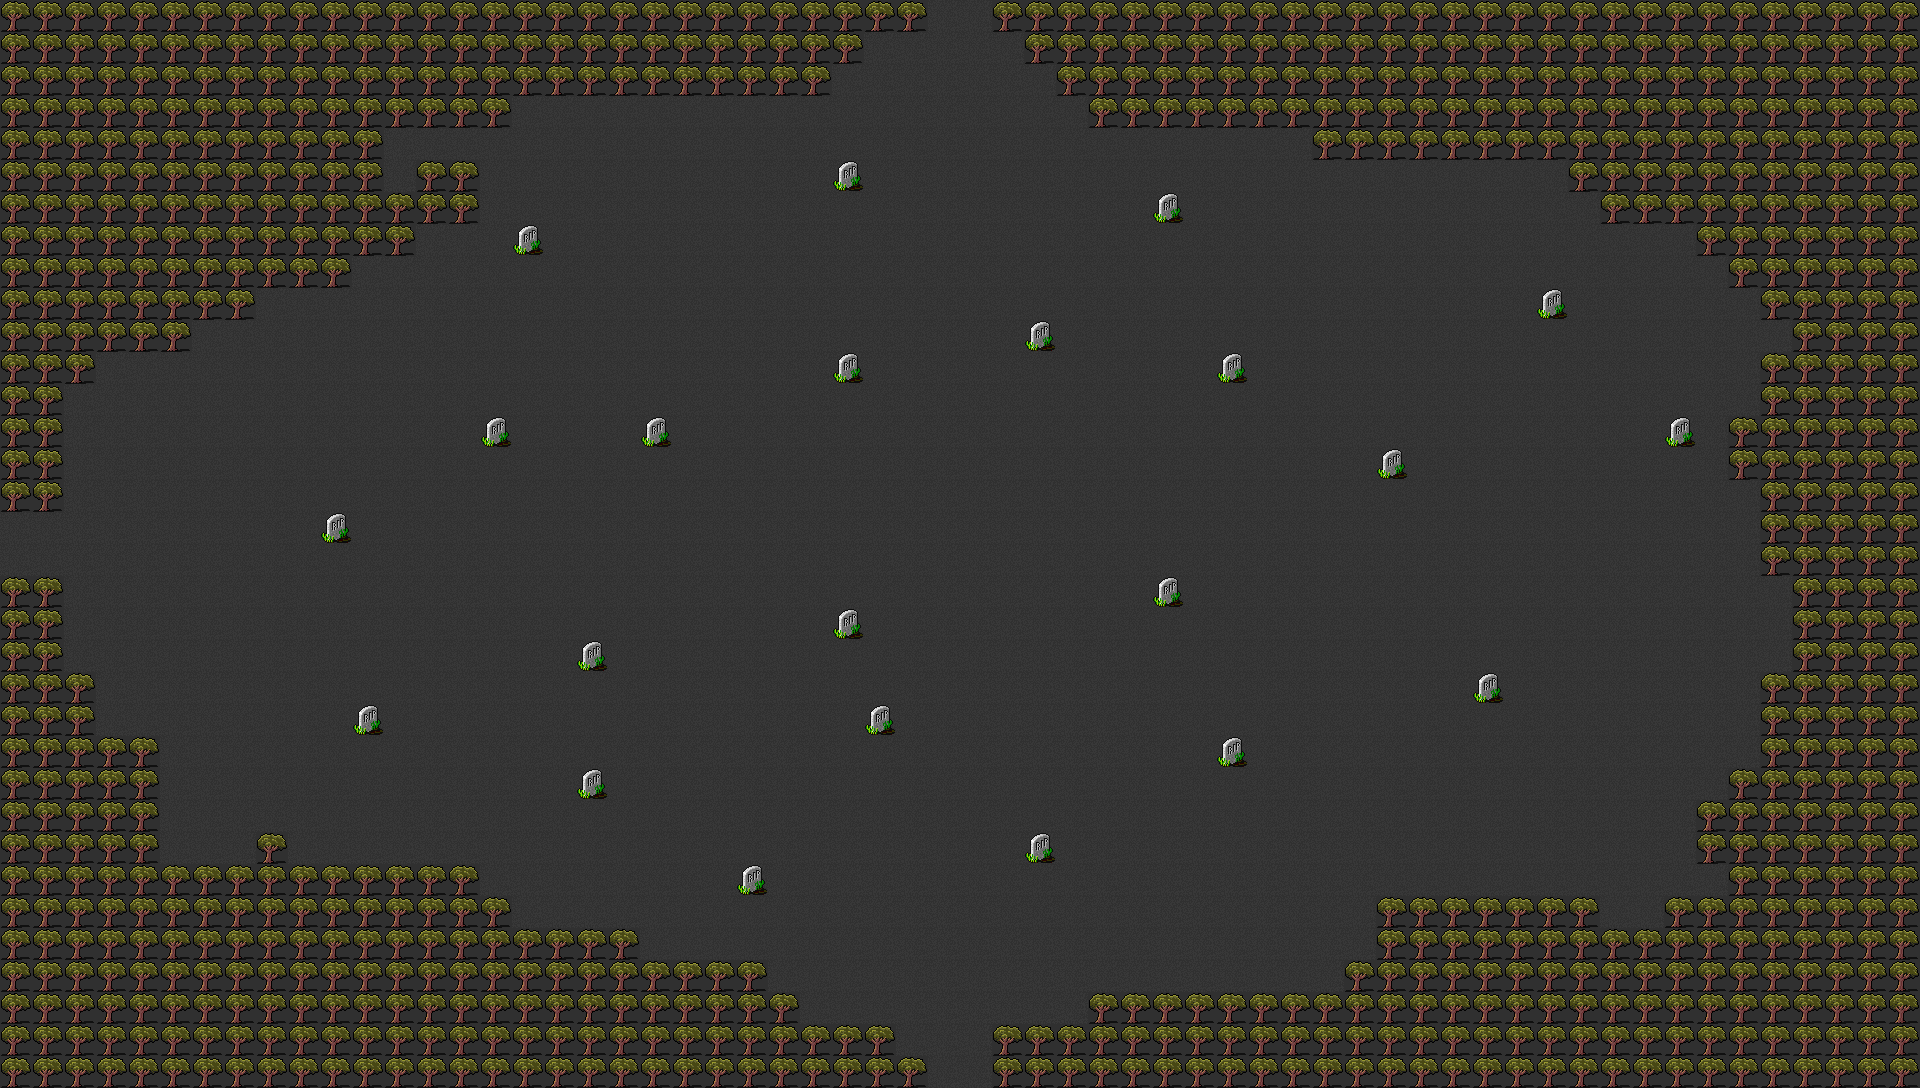

A 2D game scene composited from a Tiled map and its tileset images. What follows is a short description and the map's XML, with each tile layer's data collapsed to a summary:
An orthogonal 60x34 tile map with 32x32 px tiles, 2 tile layers (Base, Decorations), 7 tilesets and 12 objects (12x Enemy).

<map version="1.0" orientation="orthogonal" width="60" height="34" tilewidth="32" tileheight="32">
 <tileset firstgid="1" source="../../tilesets/Dungeon 1.tsx" />
 <tileset firstgid="91" source="../../tilesets/Dungeon 2.tsx" />
 <tileset firstgid="235" source="../../tilesets/Dungeon 3.tsx" />
 <tileset firstgid="352" source="../../tilesets/Dungeon 4.tsx" />
 <tileset firstgid="523" source="../../tilesets/Overworld 1.tsx" />
 <tileset firstgid="651" source="../../tilesets/Overworld 2.tsx" />
 <tileset firstgid="787" source="../../tilesets/Overworld 3.tsx" />
 <layer name="Base" width="60" height="34">
  <data>[2040 cells, 2040 non-empty, 1 distinct tile ids]</data>
 </layer>
 <layer name="Decorations" width="60" height="34">
  <data>[2040 cells, 796 non-empty, 2 distinct tile ids]</data>
 </layer>
 <objectgroup name="Objects" width="60" height="34">
  <object name="Skelleton" type="Enemy" x="696" y="772" width="32" height="32" />
  <object name="Skelleton" type="Enemy" x="1435" y="330" width="32" height="32" />
  <object name="Skelleton" type="Enemy" x="620" y="267" width="32" height="32" />
  <object name="Zombie" type="Enemy" x="1014" y="440" width="32" height="32" />
  <object name="Zombie" type="Enemy" x="1294" y="771" width="32" height="32" />
  <object name="Zombie" type="Enemy" x="642" y="522" width="32" height="32" />
  <object name="Zombie" type="Enemy" x="281" y="584" width="32" height="32" />
  <object name="Zombie" type="Enemy" x="413" y="338" width="32" height="32" />
  <object name="Zombie" type="Enemy" x="980" y="208" width="32" height="32" />
  <object name="Zombie" type="Enemy" x="1284" y="232" width="32" height="32" />
  <object name="Zombie" type="Enemy" x="1438" y="539" width="32" height="32" />
  <object name="Zombie" type="Enemy" x="1020" y="734" width="32" height="32" />
 </objectgroup>
</map>
